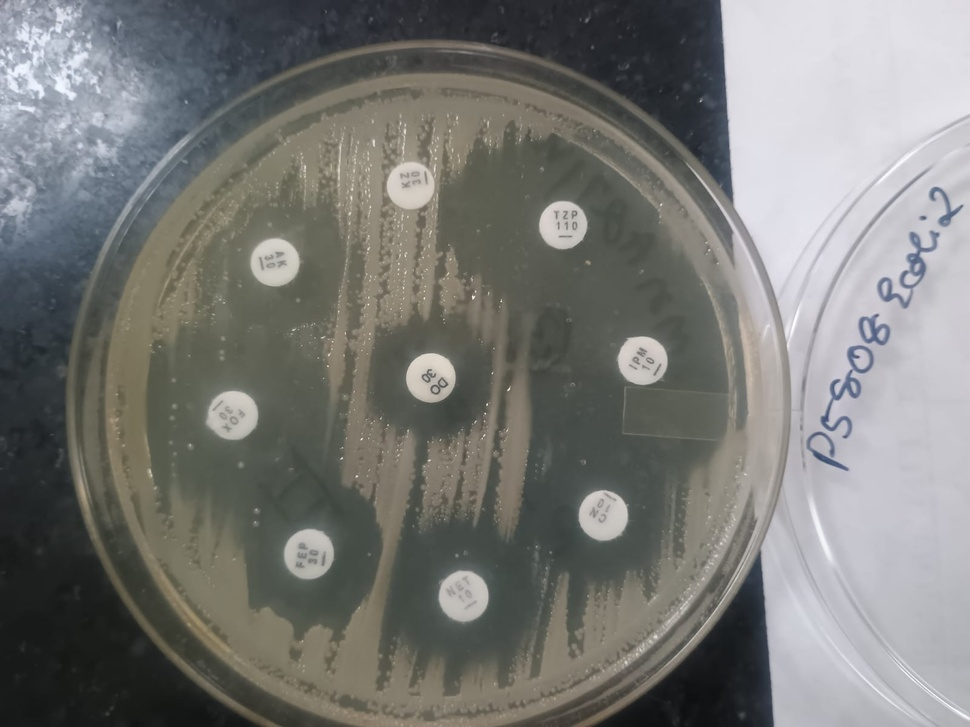
#> input picture Test_Images/custom_plates/WhatsApp Image 2026-02-09 at 6.13.22 AM.jpeg, 970 x 727 px, shrunk from 1600 x 1200 before the run
$ python -i preprocessing.py   (imports and definitions only)
#> lines starting #> are read from the running program, lines starting #| are printed output that depends on the picture
#> further down, picture is the input picture: shape (727, 970, 3); mean B, G, R 117.7, 120.8, 120.3
import cv2
import numpy as np

# [5 lines left out: function apply_grayscale, not called in this run]

def apply_gaussian_blur(image: np.ndarray, kernel_size: int = 5) -> np.ndarray:
    """Applies Gaussian Blur to reduce noise."""
    return cv2.GaussianBlur(image, (kernel_size, kernel_size), 0)

# [32 lines left out: functions apply_clahe, apply_adaptive_threshold, preprocess_image, not called in this run]

def preprocess_plate(image: np.ndarray) -> np.ndarray:
    """
    Robust preprocessing pipeline for real-world AST images.
    Enhances contrast, normalizes lighting, and preserves edges.
    """
    if image is None or image.size == 0:
        return image

    # 1. Convert to LAB color space
    if len(image.shape) == 3:
        lab = cv2.cvtColor(image, cv2.COLOR_BGR2LAB)
#> lab: shape (727, 970, 3); mean of channels 0, 1, 2 126.8, 127.2, 129.7
        l, a, b = cv2.split(lab)
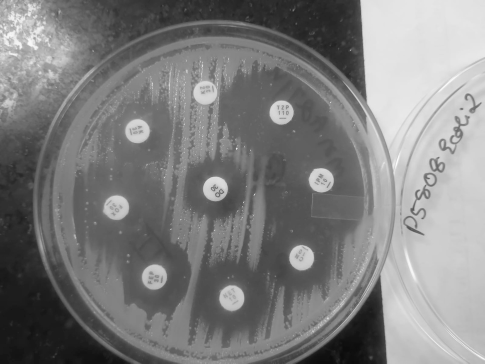
#> l: shape (727, 970) (shown at 1/2 size); min 11, max 255, mean 126.8
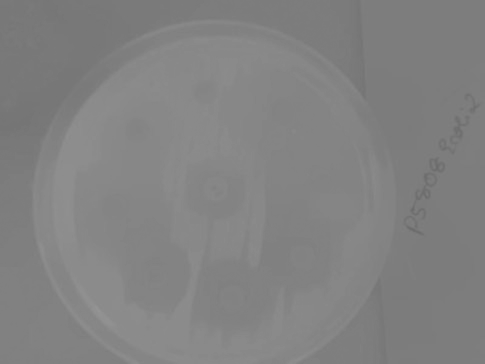
#> b: shape (727, 970) (shown at 1/2 size); min 106, max 149, mean 129.7
    else:
        l = image
        a = None
        b = None

    # 2. Apply CLAHE to L channel to handle uneven lighting
    clahe = cv2.createCLAHE(clipLimit=3.0, tileGridSize=(8,8))
    cl = clahe.apply(l)
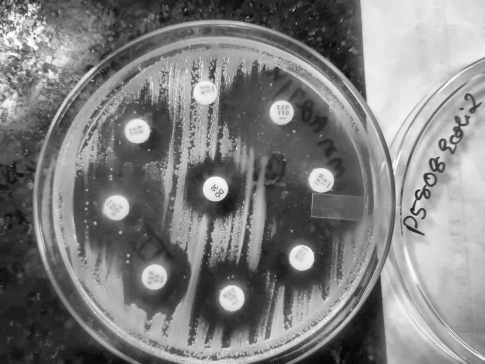
#> cl: shape (727, 970) (shown at 1/2 size); min 5, max 255, mean 127.5

    # 3. Merge channels back
    if len(image.shape) == 3:
        merged = cv2.merge((cl, a, b))
#> merged: shape (727, 970, 3); mean of channels 0, 1, 2 127.5, 127.2, 129.7
        enhanced = cv2.cvtColor(merged, cv2.COLOR_LAB2BGR)
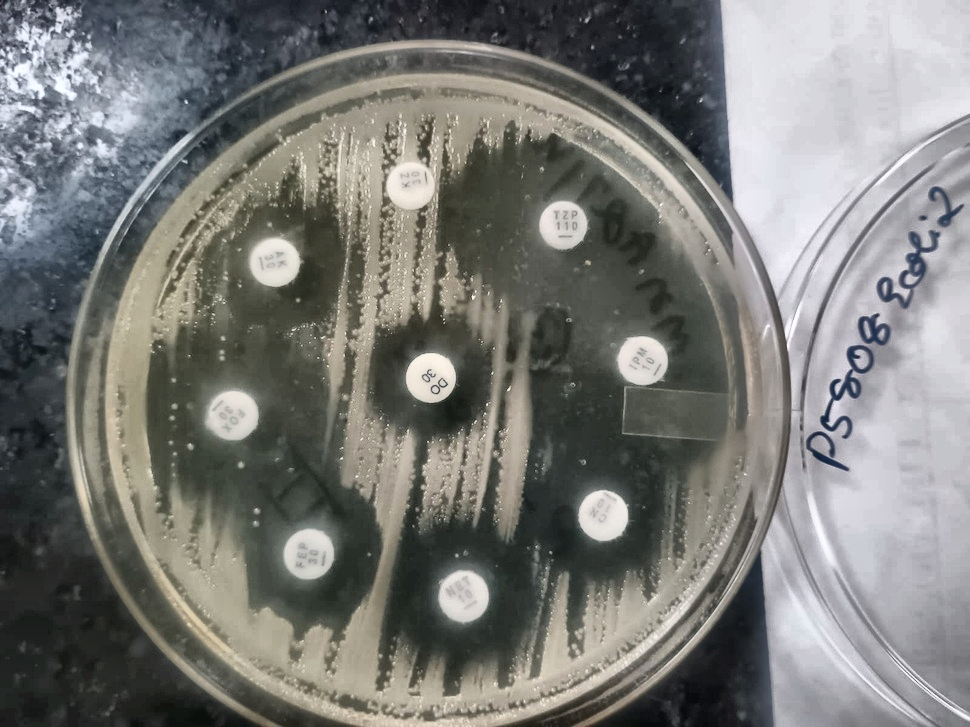
#> enhanced: shape (727, 970, 3); mean B, G, R 118.8, 122.1, 121.6
    else:
        enhanced = cl

    # 4. Apply bilateral filter to preserve edges but smooth textures like bacterial lawns
    # d=9, sigmaColor=75, sigmaSpace=75 are standard robust values
    filtered = cv2.bilateralFilter(enhanced, 9, 75, 75)

    # 5. Mild Gaussian blur to reduce high-frequency noise
    filtered = cv2.GaussianBlur(filtered, (3, 3), 0)

    return filtered

>>> import cv2
>>> picture = cv2.imread('../../../Test_Images/custom_plates/WhatsApp Image 2026-02-09 at 6.13.22 AM.jpeg')
>>> result = preprocess_plate(picture)

$ run again, on Test_Images/custom_plates/WhatsApp Image 2026-02-09 at 6.13.23 AM.jpeg
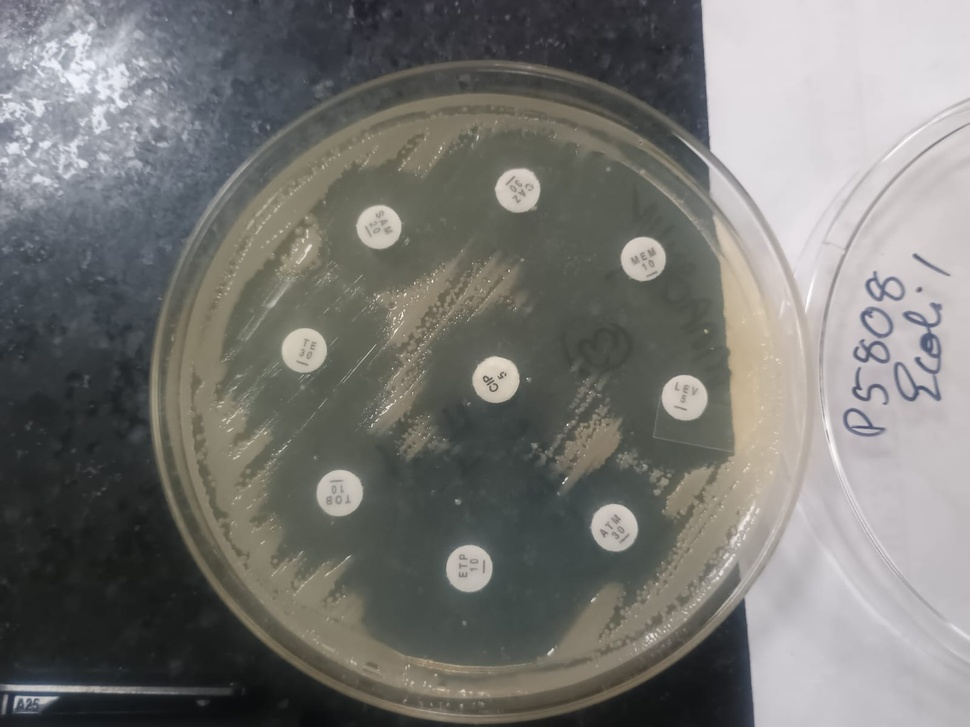
#> input picture Test_Images/custom_plates/WhatsApp Image 2026-02-09 at 6.13.23 AM.jpeg, 970 x 727 px, shrunk from 1600 x 1200 before the run
#> picture is the input picture: shape (727, 970, 3); mean B, G, R 115.4, 118.5, 118.9
#> lab: shape (727, 970, 3); mean of channels 0, 1, 2 124.4, 127.5, 129.9
#> in preprocess_plate, `l, a, b = cv2.split(lab)`:
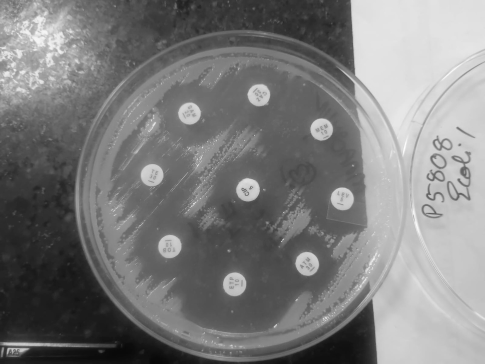
#> l: shape (727, 970) (shown at 1/2 size); min 8, max 255, mean 124.4
#> merged: shape (727, 970, 3); mean of channels 0, 1, 2 125.8, 127.5, 129.9
#> in preprocess_plate, `enhanced = cv2.cvtColor(merged, cv2.COLOR_LAB2BGR)`:
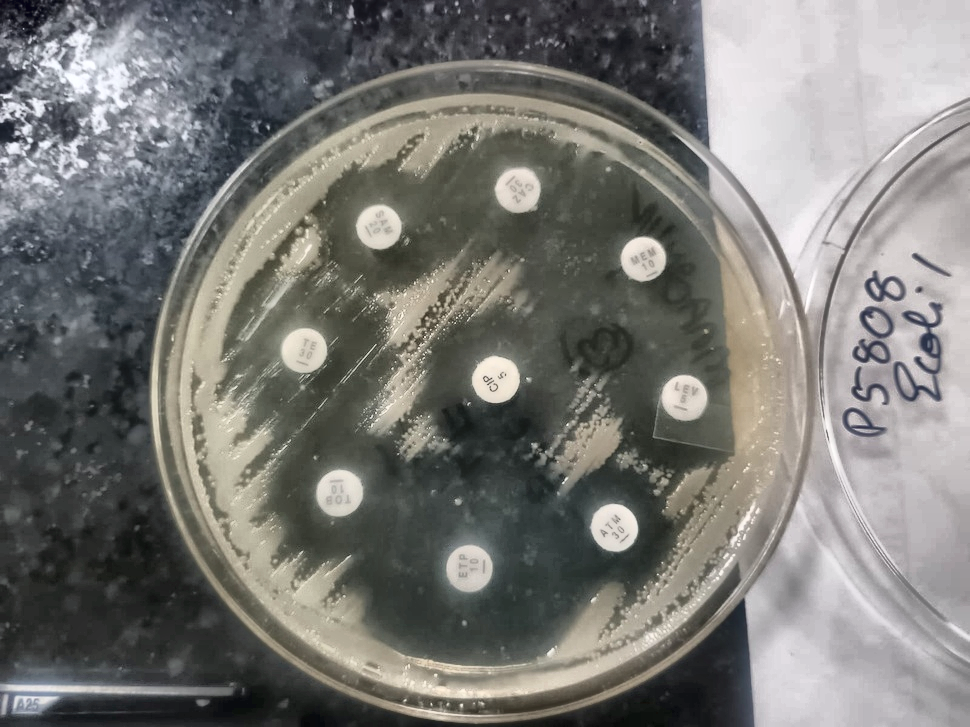
#> enhanced: shape (727, 970, 3); mean B, G, R 116.7, 120.1, 120.5

$ run again, on Test_Images/custom_plates/WhatsApp Image 2026-02-09 at 6.19.31 AM.jpeg
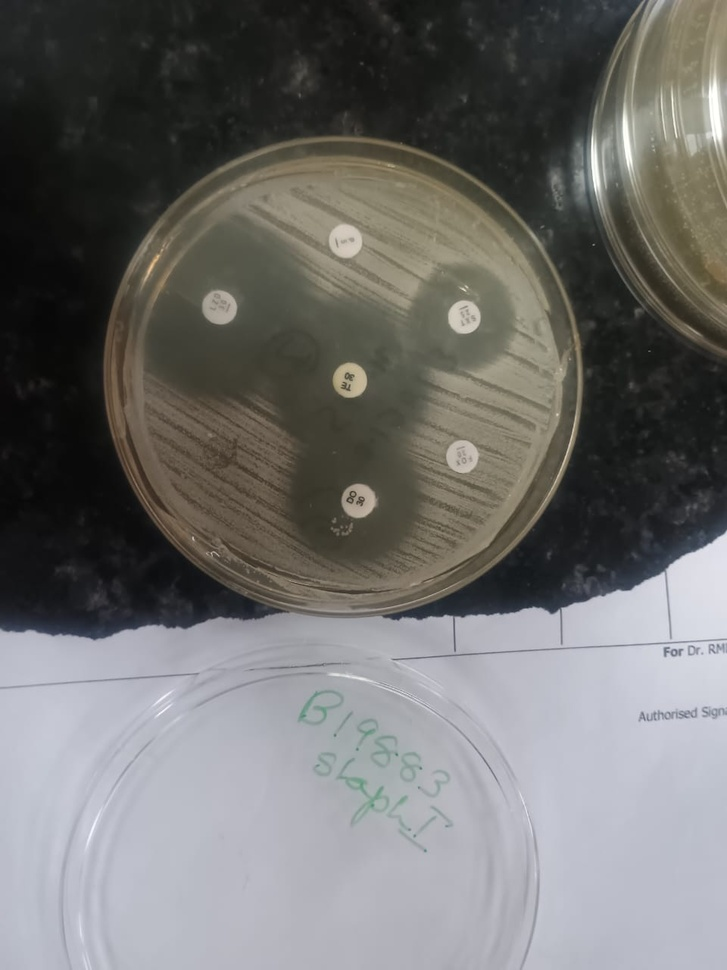
#> input picture Test_Images/custom_plates/WhatsApp Image 2026-02-09 at 6.19.31 AM.jpeg, 727 x 970 px, shrunk from 960 x 1280 before the run
#> picture is the input picture: shape (970, 727, 3); mean B, G, R 109.4, 111, 111.6
#> lab: shape (970, 727, 3); mean of channels 0, 1, 2 115.6, 128, 129.3
#> in preprocess_plate, `cl = clahe.apply(l)`:
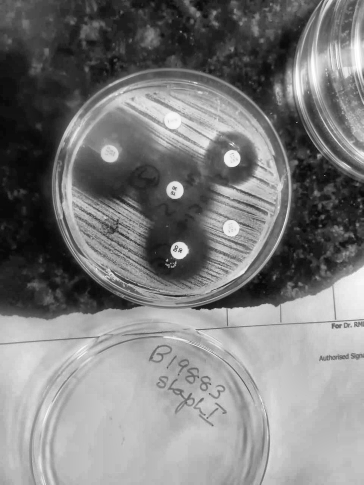
#> cl: shape (970, 727) (shown at 1/2 size); min 3, max 255, mean 124.9
#> merged: shape (970, 727, 3); mean of channels 0, 1, 2 124.9, 128, 129.3
#> in preprocess_plate, `enhanced = cv2.cvtColor(merged, cv2.COLOR_LAB2BGR)`:
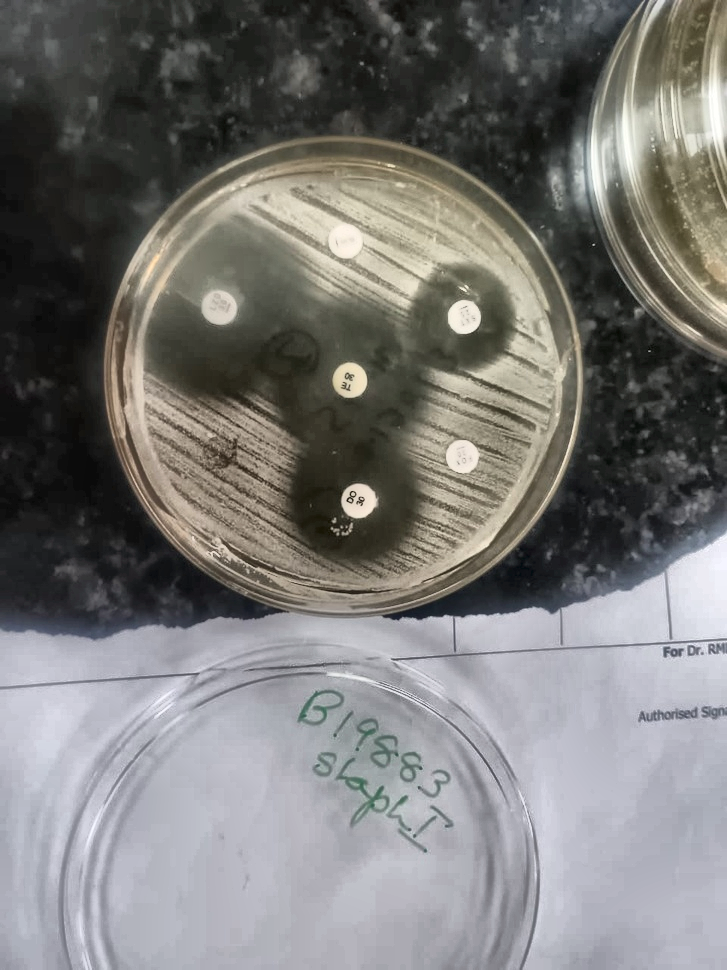
#> enhanced: shape (970, 727, 3); mean B, G, R 117.9, 119.8, 120.7
